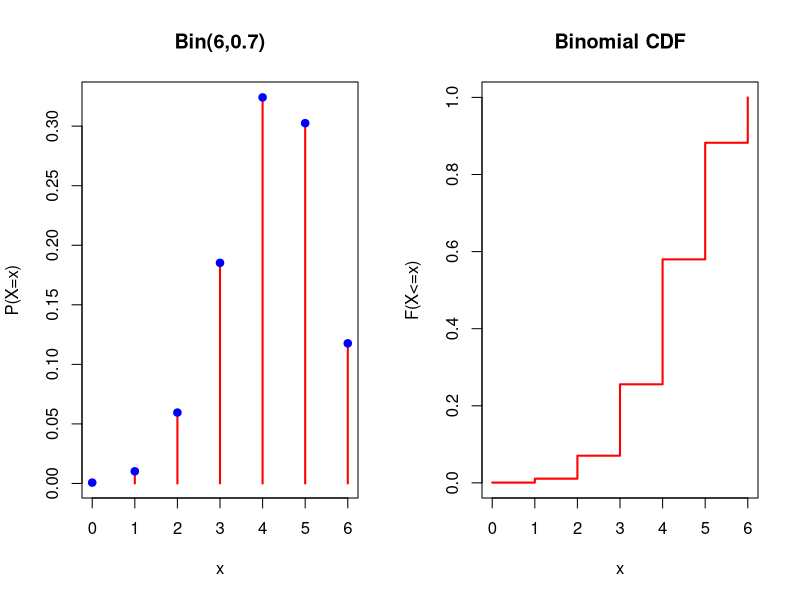
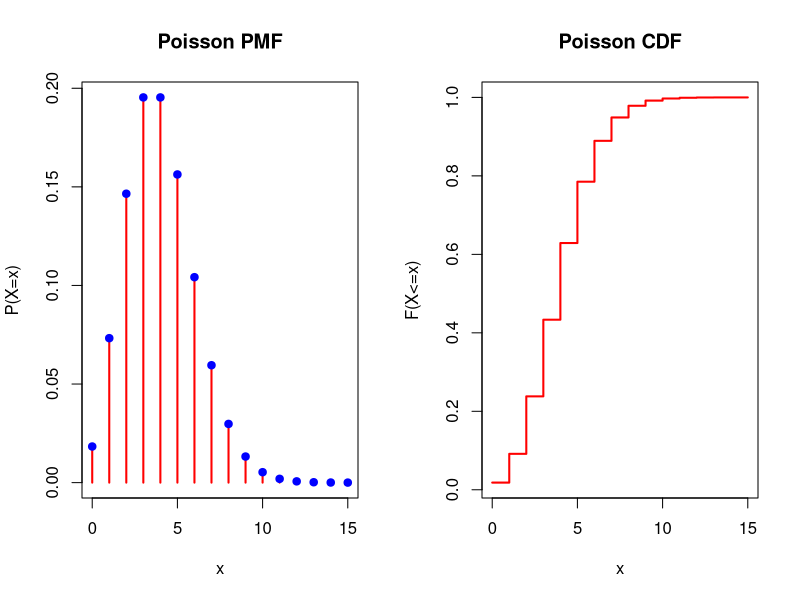
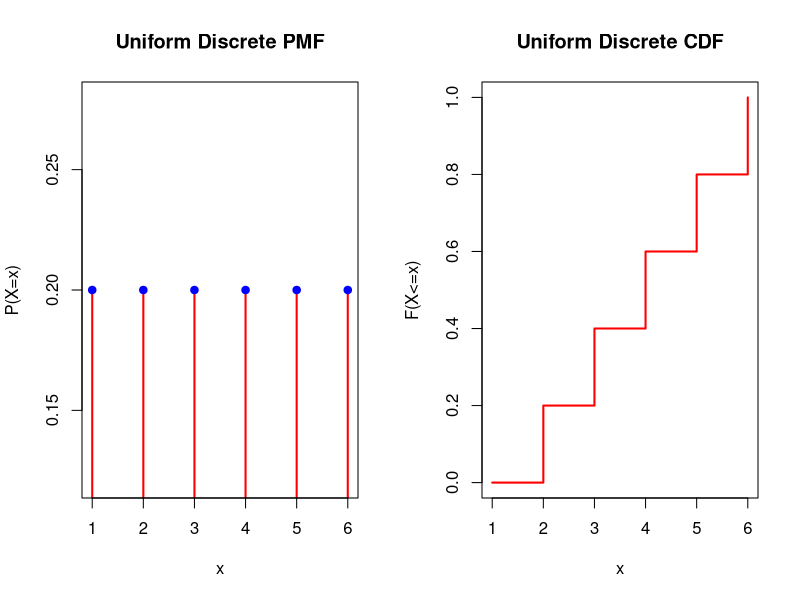
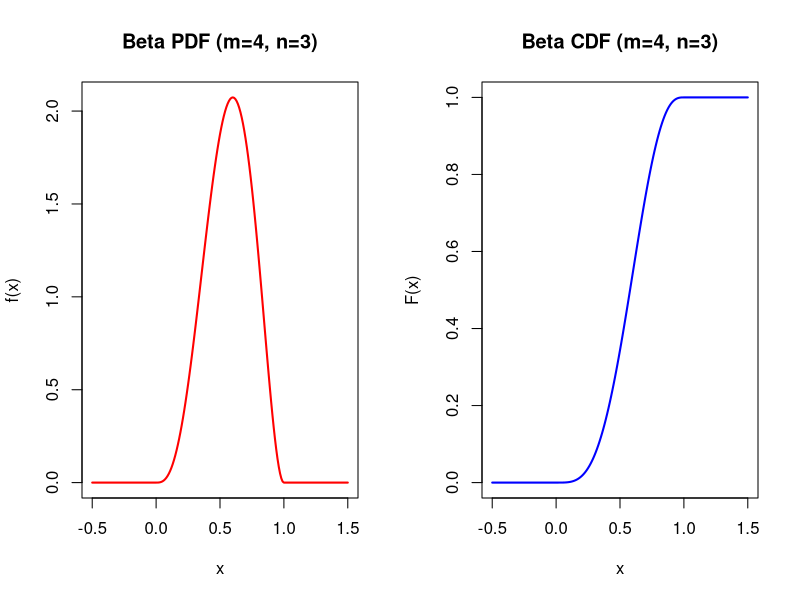
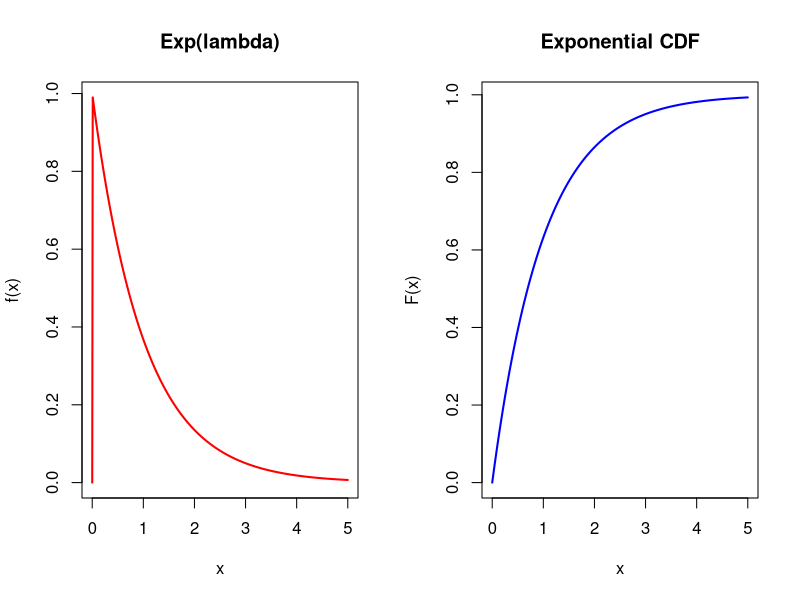
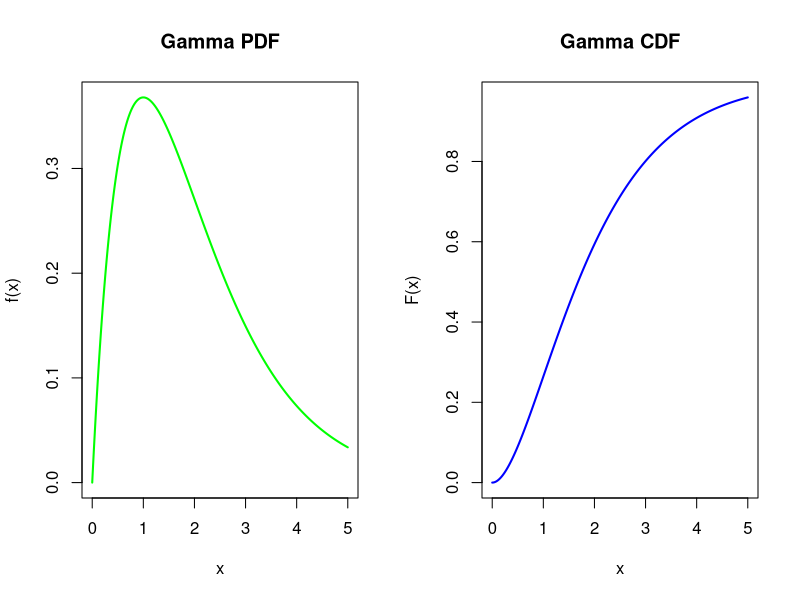

Write the R code that produced these figures, in order.
# Visualizations for different types of probability distributions and their respective CDFs

# Discrete Random VAriables and Their Distributions  

# Binomial Distribution
# Bin(n,p) is used to model the number of successes in a fixed number of trials (n),
# where each trial has a probability of success p.
n = 6    # number of trials
p = 0.7  # probability of success
x = 0:n  # possible outcomes
par(mfrow = c(1, 2))
# PMF of Bin(n,p)
prob = dbinom(x, size = n, prob = p) 
plot(x, prob, type = "h", col = "red", lwd = 2, ylab = "P(X=x)", main = "Bin(6,0.7)")
# CDF of Binomial
points(x, prob, col = "blue", pch = 19)
plot(x, pbinom(x, size = n, prob = p), type = "s", col = "red", lwd = 2, ylab = "F(X<=x)", main = "Binomial CDF")

help("points")        # know about this function
factorial(x)

# Poisson Distribution
# Poisson(lambda) models the number of events occurring in a fixed interval of time or space,
# where events occur with a known constant mean rate (lambda).
lambda = 4  # rate parameter
x = 0:15    # Domain
par(mfrow = c(1, 2))
# PMF of Poisson(lambda)
prob = dpois(x, lambda)
plot(x, prob, type = "h", col = "red", lwd = 2, ylab = "P(X=x)", main = "Poisson PMF")
# CDF of Poisson(lambda)
points(x, prob, col = "blue", pch = 19)
plot(x, ppois(x, lambda), type = "s", col = "red", lwd = 2, ylab = "F(X<=x)", main = "Poisson CDF")

# Uniform Distribution
# The Uniform(n) models the equal likelihood of outcomes in a finite range.
x = 1:6  # possible outcomes (e.g., a fair dice)
par(mfrow = c(1, 2))
# PMF of Uniform(n)
prob = dunif(x, min = 1, max = 6)
plot(x, prob, type = "h", col = "red", lwd = 2, ylab = "P(X=x)", main = "Uniform Discrete PMF")
# CDF of Uniform(n)
points(x, prob, col = "blue", pch = 19)
plot(x, punif(x, min = 1, max = 6), type = "s", col = "red", lwd = 2, ylab = "F(X<=x)", main = "Uniform Discrete CDF")


# Continuous Distribution

# Beta Distribution
# Beta(m,n) is used to model random variables that are constrained to lie between 0 and 1.
m = 4  # m > 0
n = 3  # n > 0
f_beta = function(x) {
  (x^(m-1) * (1 - x)^(n-1)) / beta(m, n) * (x > 0) * (x < 1)
}
x = seq(-0.5, 1.5, by = 0.01)
par(mfrow = c(1, 2))
# PDF of Beta(m)
f_val_beta = numeric(length(x))  
for (i in 1:length(x)) {
  f_val_beta[i] = f_beta(x[i])  
}
plot(x, f_val_beta, type = "l", col = "red", lwd = 2, main = "Beta PDF (m=4, n=3)", ylab = "f(x)")
# CDF of Beta
cdf_val_beta = pbeta(x, shape1 = m, shape2 = n)
plot(x, cdf_val_beta, type = "l", col = "blue", lwd = 2, main = "Beta CDF (m=4, n=3)", ylab = "F(x)")

# Exponential Distribution 
# Exp(lambda) is  exponential distribution or negative exponential distribution 
# is the probability distribution of the distance between events in a Poisson point process, 
# i.e., a process in which events occur continuously and independently at a constant average rate.
lambda = 1  # rate parameter
f_exp = function(x) {
  lambda * exp(-lambda * x) * (x > 0)
}

x = seq(0, 5, by = 0.01)  # range of x values for plotting
f_val_exp = numeric(length(x))  # initialize an empty vector to store function values
par(mfrow = c(1, 2))
# PDF of Exp(lambda)
for (i in 1:length(x)) {
  f_val_exp[i] = f_exp(x[i])  # evaluate the PDF for each x value
}
plot(x, f_val_exp, type = "l", col = "red", lwd = 2, main = "Exp(lambda)", ylab = "f(x)")
#CDF of exp(lambda)
cdf_val_exp = pexp(x, rate = lambda)
plot(x, cdf_val_exp, type = "l", col = "blue", lwd = 2, main = "Exponential CDF", ylab = "F(x)")

# Gamma Distribution (Continuous)
# Gamma(a,b) has parameterization with α and β is more common in Bayesian statistics,
# where the gamma distribution is used as a conjugate prior distribution for various types of inverse scale (rate) parameters.
# The gamma distribution is the maximum entropy probability distribution for a random variable X.
# The Gamma Distribution models the waiting time until the k-th event occurs in a Poisson process.
alpha = 2  # shape parameter
beta = 1   # scale parameter
f_gamma = function(x, alpha, beta) {
  ifelse(x < 0, 0, (x^(alpha - 1) * exp(-x / beta)) / (beta^alpha * gamma(alpha)))
}
x = seq(0, 5, by = 0.01)
f_val_gamma = numeric(length(x))
par(mfrow = c(1, 2))
f_val_gamma = f_gamma(x, alpha, beta)
plot(x, f_val_gamma, type = "l", col = "green", lwd = 2, main = "Gamma PDF", ylab = "f(x)")
f_val_gamma_cdf = numeric(length(x))

for (i in 1:length(x)) {
  f_val_gamma_cdf[i] = integrate(f_gamma, lower = 0, upper = x[i], alpha = alpha, beta = beta)$value
}
plot(x, f_val_gamma_cdf, type = "l", col = "blue", lwd = 2, main = "Gamma CDF", ylab = "F(x)")

